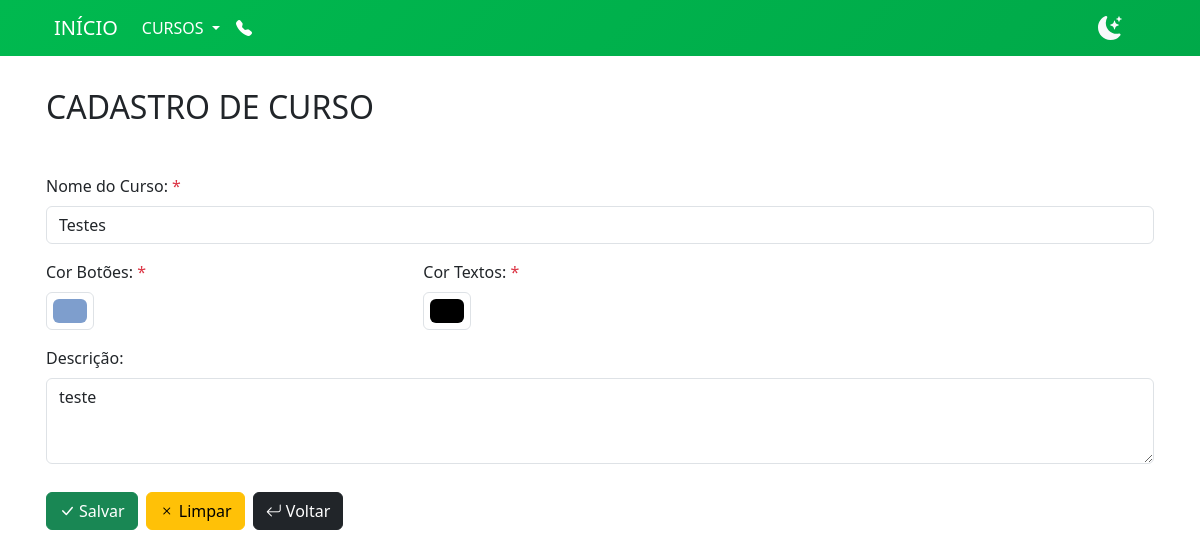
The page /curso/1/update/ (signed in) on the database as committed earlier.
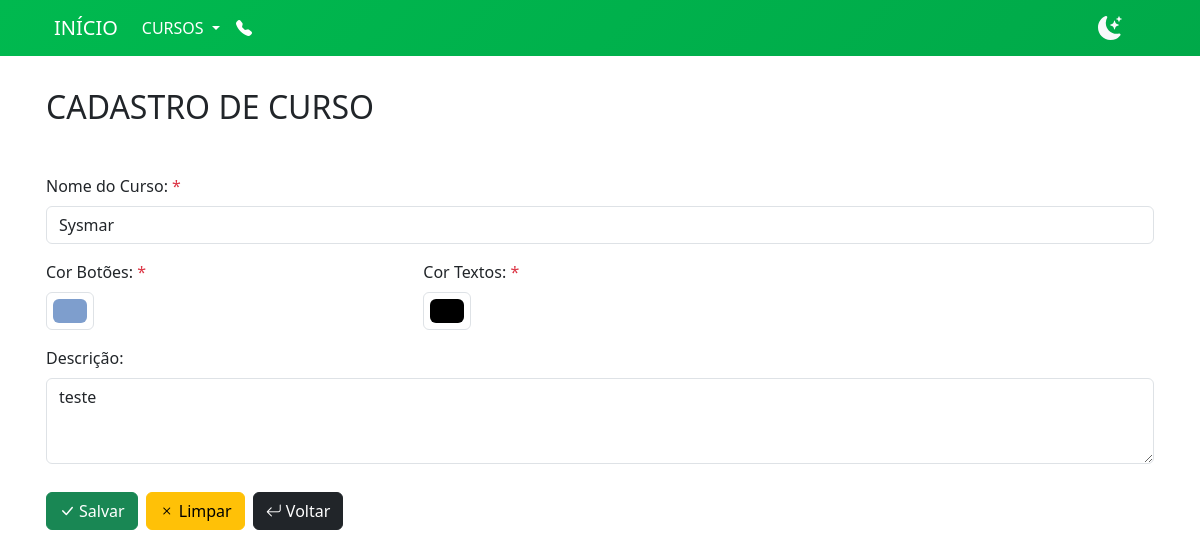
The same page on the database as committed later.
### curso/models.py (models this page shows, shortened)
class Curso(models.Model):
    data = models.DateTimeField(auto_now_add=True, verbose_name=_('Data'))
    curso = models.CharField(max_length=200, verbose_name=_('Nome do Curso'))
    cor_botao = models.CharField(max_length=10, verbose_name=_('Cor Botões'), default="#0B5ED7")
    cor_texto = models.CharField(max_length=10, verbose_name=_('Cor Textos'), default="#fff")
    descricao = models.TextField(max_length=2000, verbose_name=_('Descrição'), null=True, blank=True)

### curso/views.py (the view, shortened to what this page needs)
# urls.py: path('curso/<int:pk>/update/', CursoEdit.as_view(), name='CursoEdit'),
class CursoEdit(LoginRequiredMixin, UpdateView):
    model = Curso
    form_class = FormCurso
    template_name = 'curso/forms/index.html'
    success_url = reverse_lazy('inicio')

### curso/forms.py
class FormCurso(forms.ModelForm):
    class Meta:
        model = Curso
        fields = [
            'curso',
            'cor_botao',
            'cor_texto',
            'descricao',
        ]

### curso/templates/curso/forms/index.html (shortened to what this page needs)
{% extends 'base.html' %}
{% load static %}
{% load widget_tweaks %}
{% block pagina %}
<h2 class="mt-3 mb-5">CADASTRO DE CURSO</h2>
<form method="post">
<div class="row">
    <div class="col-sm-12 col-md-12 mb-3">
        <label for="{{ form.curso.id_for_label }}" class="form-label">{{ form.curso.label }}: {% if form.curso.field.required %}<span class="text-danger">*</span>{% endif %}</label>
        {% render_field form.curso class="form-control" %}
    </div>
    <div class="col-sm-6 col-md-4 mb-3">
        <label for="{{ form.cor_botao.id_for_label }}" class="form-label">{{ form.cor_botao.label }}: {% if form.cor_botao.field.required %}<span class="text-danger">*</span>{% endif %}</label>
        {% render_field form.cor_botao class="form-control form-control-color" type='color' %}
    </div>
    <div class="col-sm-6 col-md-4 mb-3">
        <label for="{{ form.cor_texto.id_for_label }}" class="form-label">{{ form.cor_texto.label }}: {% if form.cor_texto.field.required %}<span class="text-danger">*</span>{% endif %}</label>
        {% render_field form.cor_texto class="form-control form-control-color" type='color' %}
    </div>
    <div class="col-sm-12 col-md-12 mb-3">
        <label for="{{ form.descricao.id_for_label }}" class="form-label">{{ form.descricao.label }}: {% if form.descricao.field.required %}<span class="text-danger">*</span>{% endif %}</label>
        {% render_field form.descricao class="form-control" rows="3" %}
    </div>
</div>
<div class="container g-0 mt-2">
    <button type="submit" class="btn btn-success my-1 me-1">
        <i class="bi bi-check-lg me-1"></i>Salvar
    </button>
    <button type="reset" class="btn btn-warning my-1 me-1">
        <i class="bi bi-x me-1"></i>Limpar
    </button>
    <button type="button" onclick="window.history.go(-1)" class="btn btn-dark my-1">
        <i class="bi bi-arrow-return-left me-1"></i>Voltar
    </button>
</div>
</form>
{% endblock pagina %}

Rows that differ between the two databases and show on the page:
changed Curso "#7e9ecd": curso "Testes" → "Sysmar"
